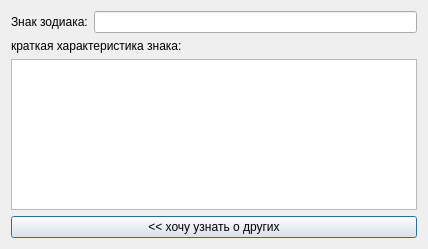
<?xml version="1.0" encoding="UTF-8"?>
<ui version="4.0">
 <class>DataDisplayWind</class>
 <widget class="QDialog" name="DataDisplayWind">
  <property name="geometry">
   <rect>
    <x>0</x>
    <y>0</y>
    <width>428</width>
    <height>249</height>
   </rect>
  </property>
  <property name="windowTitle">
   <string>Dialog</string>
  </property>
  <layout class="QGridLayout" name="gridLayout">
   <item row="0" column="0">
    <layout class="QVBoxLayout" name="verticalLayout">
     <item>
      <layout class="QHBoxLayout" name="horizontalLayout">
       <item>
        <widget class="QLabel" name="label">
         <property name="text">
          <string>Знак зодиака:</string>
         </property>
        </widget>
       </item>
       <item>
        <widget class="QLineEdit" name="zodiacName"/>
       </item>
      </layout>
     </item>
     <item>
      <widget class="QLabel" name="label_2">
       <property name="text">
        <string>краткая характеристика знака:</string>
       </property>
      </widget>
     </item>
     <item>
      <widget class="QTextEdit" name="dispZodiacCharacter"/>
     </item>
     <item>
      <widget class="QPushButton" name="startDataEntryWind">
       <property name="text">
        <string>&lt;&lt; хочу узнать о других</string>
       </property>
      </widget>
     </item>
    </layout>
   </item>
  </layout>
 </widget>
 <resources/>
 <connections/>
</ui>
